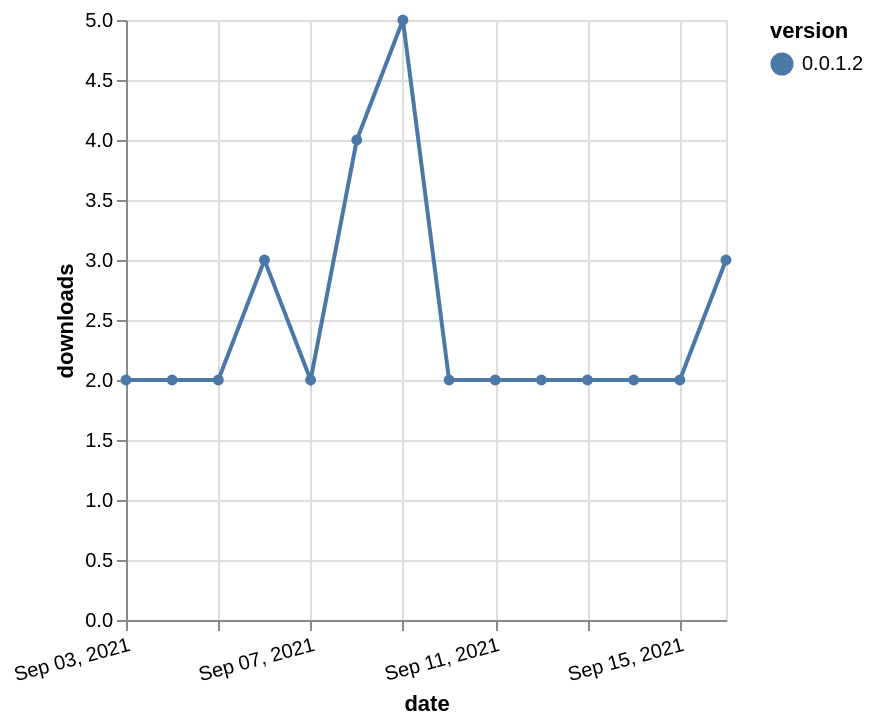

Source (Vega-Lite JSON):
### Vega-Lite specification from a JSON file in a GitHub repository (floating-point values rounded to 4 significant figures)
{"$schema": "https://vega.github.io/schema/vega-lite/v5.json", "description": "A simple bar chart with embedded data.", "data": {"values": [{"date": "2021-09-03", "total": 4219, "delta": 2, "version": "0.0.1.2"}, {"date": "2021-09-04", "total": 4221, "delta": 2, "version": "0.0.1.2"}, {"date": "2021-09-05", "total": 4223, "delta": 2, "version": "0.0.1.2"}, {"date": "2021-09-06", "total": 4226, "delta": 3, "version": "0.0.1.2"}, {"date": "2021-09-07", "total": 4228, "delta": 2, "version": "0.0.1.2"}, {"date": "2021-09-08", "total": 4232, "delta": 4, "version": "0.0.1.2"}, {"date": "2021-09-09", "total": 4237, "delta": 5, "version": "0.0.1.2"}, {"date": "2021-09-10", "total": 4239, "delta": 2, "version": "0.0.1.2"}, {"date": "2021-09-11", "total": 4241, "delta": 2, "version": "0.0.1.2"}, {"date": "2021-09-12", "total": 4243, "delta": 2, "version": "0.0.1.2"}, {"date": "2021-09-13", "total": 4245, "delta": 2, "version": "0.0.1.2"}, {"date": "2021-09-14", "total": 4247, "delta": 2, "version": "0.0.1.2"}, {"date": "2021-09-15", "total": 4249, "delta": 2, "version": "0.0.1.2"}, {"date": "2021-09-16", "total": 4252, "delta": 3, "version": "0.0.1.2"}]}, "width": "container", "mark": {"type": "line", "point": {"filled": true}}, "encoding": {"x": {"field": "date", "type": "temporal", "timeUnit": "yearmonthdate", "title": "date", "axis": {"labelAngle": -15}}, "y": {"field": "delta", "type": "quantitative", "title": "downloads"}, "color": {"field": "version", "type": "nominal"}, "tooltip": {"field": "delta"}}}
